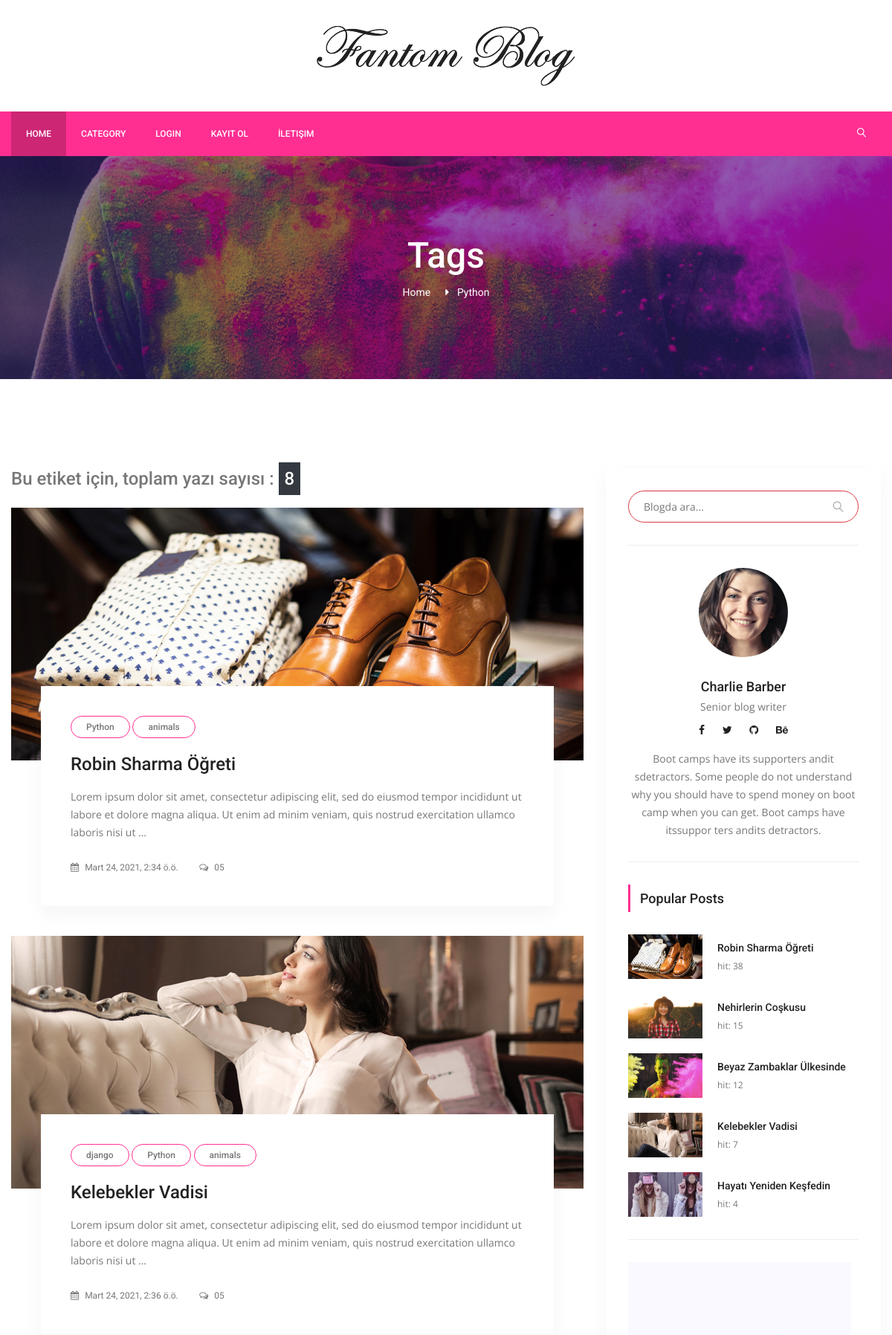
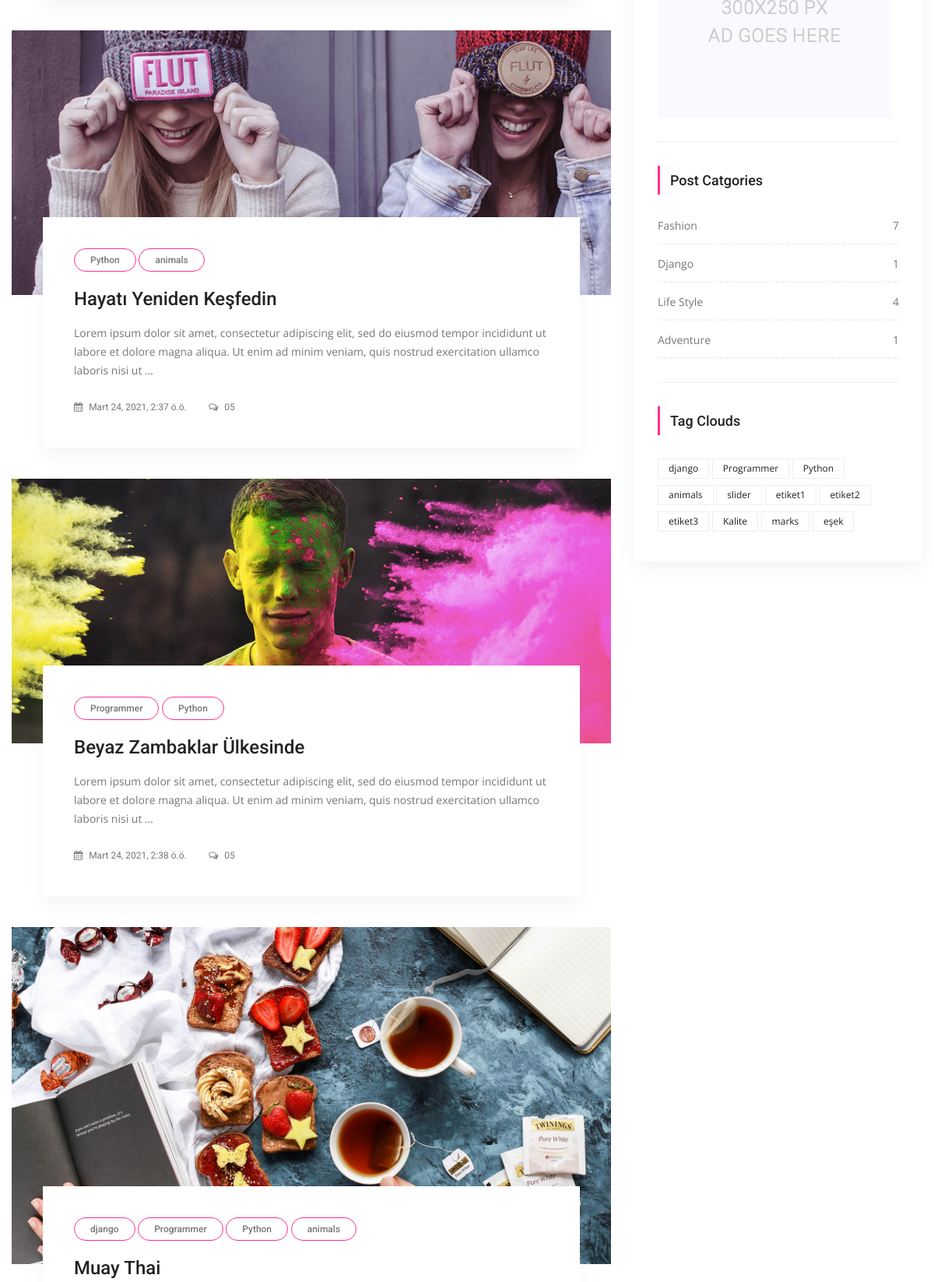
Page /tag/python (upper part) on the committed database (2 pictures, top to bottom).
### posts/models.py (models this page shows, shortened)
class Tag(models.Model):
    title = models.CharField(max_length = 50)
    slug = models.SlugField(editable = False )
    def __str__(self):
        return self.title
    def post_count(self):
        return self.posts.all().count() #posts -> related_name='posts' olan...

class Post(models.Model):
    title = models.CharField(max_length=150)
    content = models.TextField()
    publishing_date = models.DateTimeField(auto_now_add=True)
    image = models.ImageField(null=True,blank=True, upload_to='resimler/',default="resimler/sean-o-KMn4VEeEPR8-unsplash.jpg")
    user = models.ForeignKey(settings.AUTH_USER_MODEL, on_delete=models.CASCADE, default=1)#ForeignKey -> 1'e çok yani, 1 kullanıcı bir sürü yazı ekleyebilir ilişkisi
    slug = models.SlugField(default="slug", editable=False)
    category = models.ForeignKey(Category,on_delete=models.CASCADE, default=1, related_name="posts")#1 Category'nin ->BİR SÜRÜ POSTU OLABİLİR , category -> one, Post Many
    tag = models.ManyToManyField(Tag,related_name="posts", blank=True)
    slider_post = models.BooleanField(default=False)
    hit=models.PositiveIntegerField(default=0)
    """
   1 user -> Bir sürü yazısı olabilir, fakat 1 yazının(Aynı yazı) bir sürü useri olamaz :ForeignKey
    1 etiket bir çok posta ait olabilir, aynı zamanda o yazıda bir çok etikete sahip olabilir:ManyToMany
    """

class Category(models.Model):
    title = models.CharField(max_length=250)
    slug = models.SlugField(editable=False)
    def post_count(self):
        return self.posts.all().count() #posts -> related_name="posts" dan geliyor..

### posts/views.py (the view)
# urls.py: path('tag/<slug:slug>',TagDetail.as_view(), name='tag_detail'),
class TagDetail(ListView):
    model = Post
    template_name='tags/tag_detail.html'
    context_object_name='posts'
    paginate_by = 5
    def get_queryset(self):
        self.tag = get_object_or_404(Tag, slug=self.kwargs['slug'])
        return Post.objects.filter(tag = self.tag).order_by('id')
    def get_context_data(self,**kwargs):
        context = super(TagDetail,self).get_context_data(**kwargs)
        self.tag = get_object_or_404(Tag, slug=self.kwargs['slug'])
        context['tag'] = self.tag
        return context

### posts/templatetags/custom_tags.py (called while the page is built)
@register.simple_tag(name="categories")
def all_categories():
    return Category.objects.all()

@register.simple_tag(name="tags")
def all_tags():
    return Tag.objects.all()

@register.simple_tag(name="hit_posts")
def hit_posts():
    return Post.objects.order_by('-hit')[:5] # 5 tane post gösterir.

### templates/tags/tag_detail.html (shortened to what this page needs)
{% extends 'base.html' %}
{% load static %}
    {% block content %}
        <section class="banner_area">
            <div class="banner_inner d-flex align-items-center">
            	<div class="overlay bg-parallax" data-stellar-ratio="0.9" data-stellar-vertical-offset="0" data-background=""></div>
				<div class="container">
					<div class="banner_content text-center">
						<h2>Tags</h2>
						<div class="page_link">
							<a href="{% url 'index' %}">Home</a>
                            <a href="#">{{ tag.title }}</a>
						</div>
					</div>
				</div>
            </div>
        </section>
        <section class="blog_area p_120">
            <div class="container">
                <div class="row">
                    <div class="col-lg-8">
                        <h3 class="mb-4">Bu etiket için, toplam yazı sayısı :
                           <span class="bg-dark text-white p-2">{{ tag.post_count }} </span>
                        </h3>
                        <div class="blog_left_sidebar">
                        {% for post in posts %}
                            <article class="blog_style1">
                            	<div class="blog_img">
                            		<img class="img-fluid" src="{{ post.image.url }}" alt="">
                            	</div>
                            	<div class="blog_text">
									<div class="blog_text_inner">
                                        {% for tag in post.tag.all %}
										<a class="cat" href="{% url 'tag_detail' tag.slug %}">{{ tag.title }}</a>
                                        {% endfor %}
										<a href="{% url 'detail' pk=post.id slug=post.slug %}"><h4>{{ post.title }}</h4></a>
										<p>{{ post.content | safe | truncatechars_html:200 }}</p>
										<div class="date">
											<a href="#"><i class="fa fa-calendar" aria-hidden="true"></i> {{ post.publishing_date }}</a>
											<a href="#"><i class="fa fa-comments-o" aria-hidden="true"></i> 05</a>
										</div>
									</div>
                            	</div>
                            </article>
                        {% endfor %}
                        </div>
                    </div>
                    {% include 'right_side.html' %}
                </div>
            </div>
        </section>
   {% endblock %}

### templates/right_side.html
{% load static %}
{% load custom_tags %}
  <div class="col-lg-4">
            <div class="blog_right_sidebar">
                <aside class="single_sidebar_widget search_widget">
                    <form action="{% url 'search' %}" method="get">
                    <div class="input-group ">
                            <input type="text" class="form-control border-danger" placeholder="Blogda ara..." name="q">
                            <span class="input-group-btn">
                                <button class="btn btn-default" type="button"><i class="lnr lnr-magnifier"></i></button>
                            </span>
                    </div> </form>
                    <div class="br"></div>
                </aside>
                <aside class="single_sidebar_widget author_widget">
                    <img class="author_img rounded-circle" src="{% static "img/blog/author.png" %}" alt="">
                    <h4>Charlie Barber</h4>
                    <p>Senior blog writer</p>
                    <div class="social_icon">
                        <a href="#"><i class="fa fa-facebook"></i></a>
                        <a href="#"><i class="fa fa-twitter"></i></a>
                        <a href="#"><i class="fa fa-github"></i></a>
                        <a href="#"><i class="fa fa-behance"></i></a>
                    </div>
                    <p>Boot camps have its supporters andit sdetractors. Some people do not understand why you should have to spend money on boot camp when you can get. Boot camps have itssuppor ters andits detractors.</p>
                    <div class="br"></div>
                </aside>
                <aside class="single_sidebar_widget popular_post_widget">
                    <h3 class="widget_title">Popular Posts</h3>
                    {% hit_posts as posts %}
                    {% for post in posts %}
                        <div class="media post_item">
                        <img src="{{ post.image.url }}" alt="post" style="width:100px;height:60px;">
                        <div class="media-body">
                            <a href="{% url 'detail'  post.id post.slug %}"><h3>{{ post.title }}</h3></a>
                            <p>hit: {{ post.hit }}</p>
                        </div>
                    </div>
                    {% endfor %}
                    <div class="br"></div>
                </aside>
                <aside class="single_sidebar_widget">
                    <a href="#"><img class="img-fluid" src="{% static "img/blog/add.jpg" %}" alt=""></a>
                    <div class="br"></div>
                </aside>
                <aside class="single_sidebar_widget post_category_widget">
                    <h4 class="widget_title">Post Catgories</h4>
                    <ul class="list cat-list">
                       {% categories as categories %}
                        {% for category in categories %}
                        <li>
                            <a href="{% url 'category_detail' pk=category.id slug=category.slug %}" class="d-flex justify-content-between">
                                <p>{{ category.title }}</p>
                                <p>{{ category.post_count }}</p>
                            </a>
                        </li>
                        {% endfor %}
                    </ul>
                    <div class="br"></div>
                </aside>
                <aside class="single-sidebar-widget tag_cloud_widget">
                    <h4 class="widget_title">Tag Clouds</h4>
                    <ul class="list">
                        {% tags as etiketler %}
                        {% for etiket in etiketler %}
                        <li><a href="{% url 'tag_detail' etiket.slug %}">{{ etiket }}</a></li>
                        {% endfor %}
                    </ul>
                </aside>
            </div>
        </div>

### rows in the picture
Tag: title "Python", post_count "8"
Post: image (picture), title "Robin Sharma Öğreti", content "Lorem ipsum dolor sit amet, consectetur adipiscing elit, sed do eiusmod tempor incididunt ut labore et dolore magna aliqua. Ut enim ad minim veniam, quis nostrud exercitation ullamco laboris nisi ut …", publishing_date "Mart 24, 2021, 2:34 ö.ö.", hit "38"
Tag: title "animals"
Post: image (picture), title "Kelebekler Vadisi", content "Lorem ipsum dolor sit amet, consectetur adipiscing elit, sed do eiusmod tempor incididunt ut labore et dolore magna aliqua. Ut enim ad minim veniam, quis nostrud exercitation ullamco laboris nisi ut …", publishing_date "Mart 24, 2021, 2:36 ö.ö.", hit "7"
Tag: title "django"
Post: image (picture), title "Hayatı Yeniden Keşfedin", content "Lorem ipsum dolor sit amet, consectetur adipiscing elit, sed do eiusmod tempor incididunt ut labore et dolore magna aliqua. Ut enim ad minim veniam, quis nostrud exercitation ullamco laboris nisi ut …", publishing_date "Mart 24, 2021, 2:37 ö.ö.", hit "4"
Post: image (picture), title "Beyaz Zambaklar Ülkesinde", content "Lorem ipsum dolor sit amet, consectetur adipiscing elit, sed do eiusmod tempor incididunt ut labore et dolore magna aliqua. Ut enim ad minim veniam, quis nostrud exercitation ullamco laboris nisi ut …", publishing_date "Mart 24, 2021, 2:38 ö.ö.", hit "12"
Tag: title "Programmer"
Post: image (picture), title "Muay Thai"
Post: image (picture), title "Nehirlerin Coşkusu", hit "15"
Category: title "Fashion", post_count "7"
Category: title "Django", post_count "1"
Category: title "Life Style", post_count "4"
Category: title "Adventure", post_count "1"
Tag: title "slider"
Tag: title "etiket1"
Tag: title "etiket2"
Tag: title "etiket3"
Tag: title "Kalite"
Tag: title "marks"
Tag: title "eşek"
